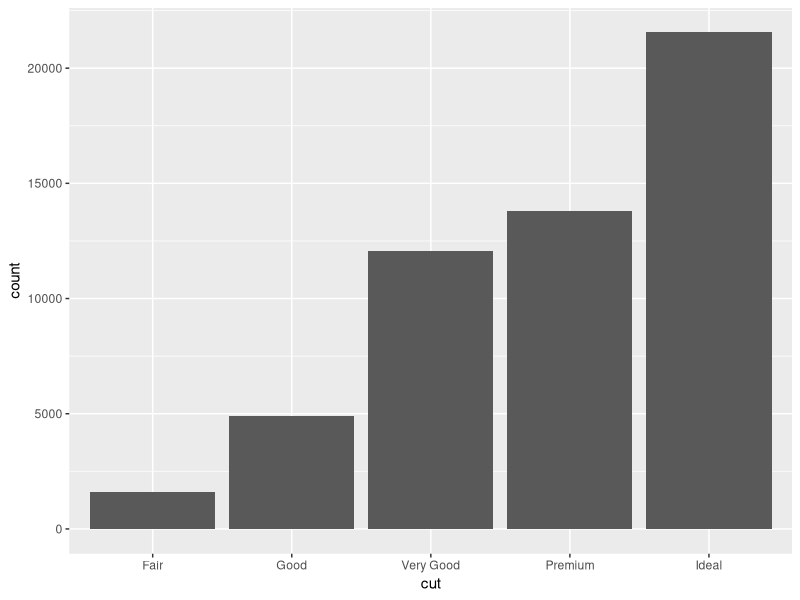
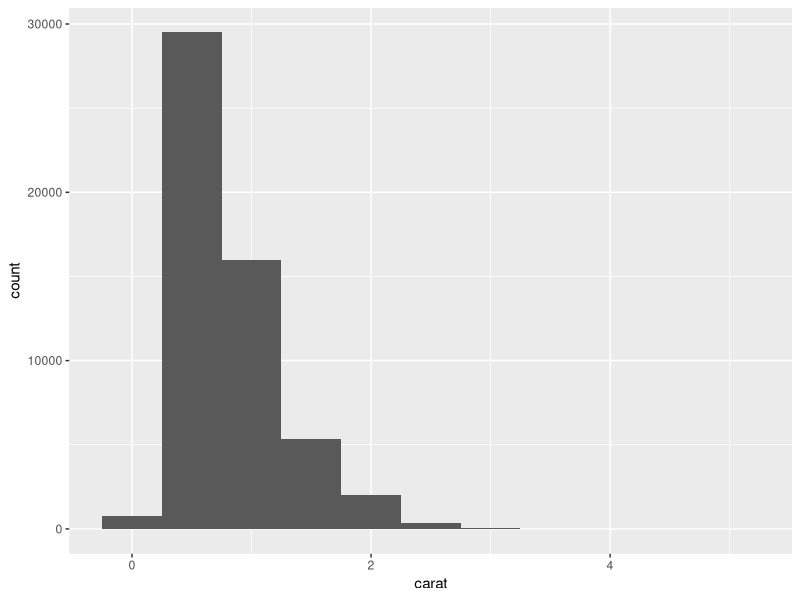
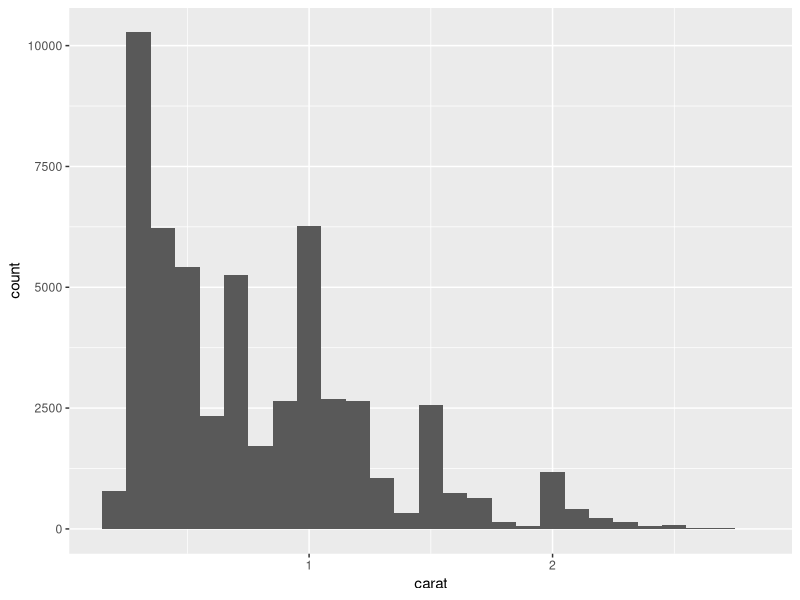
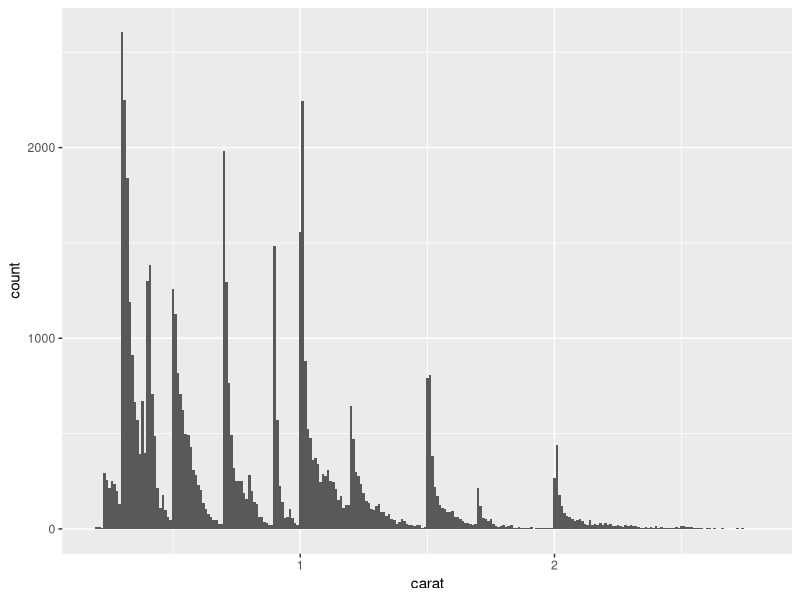
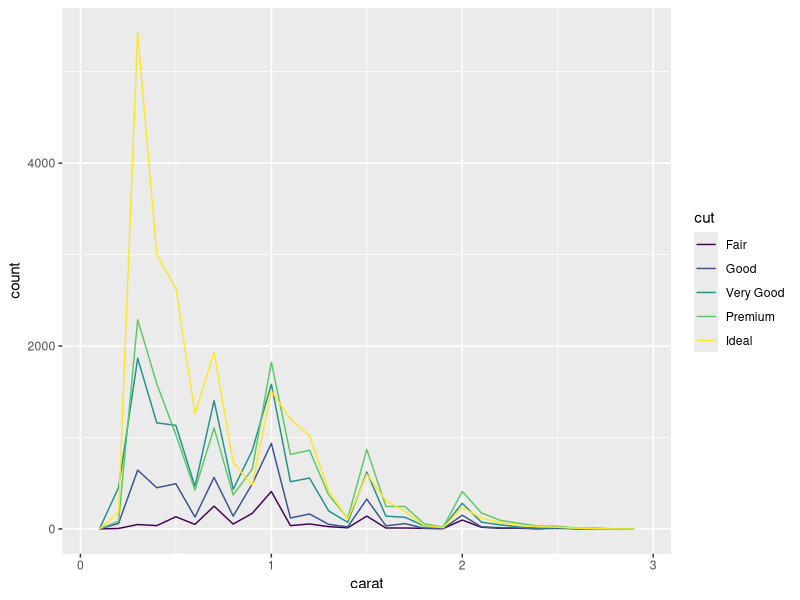
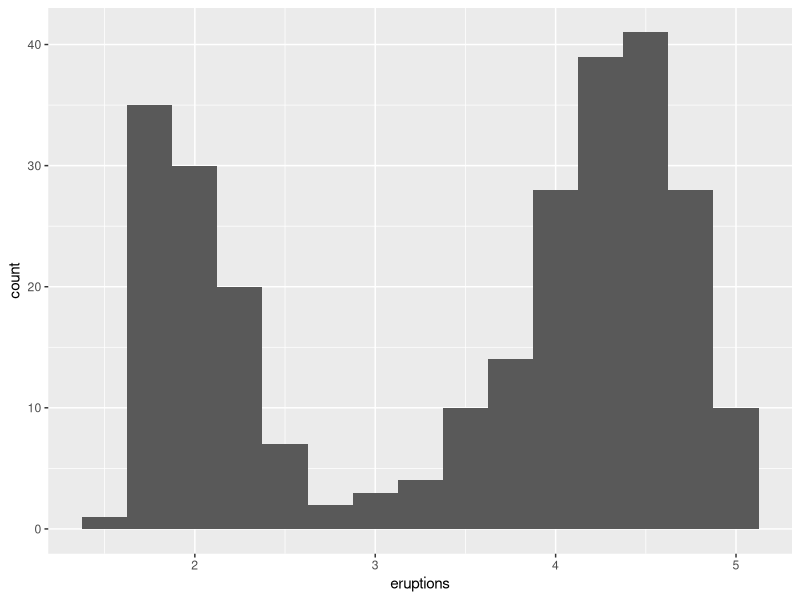
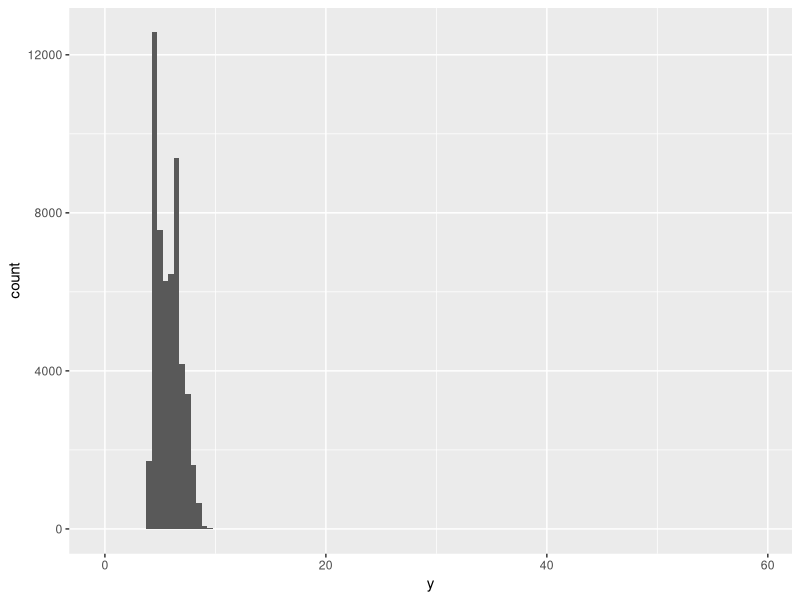
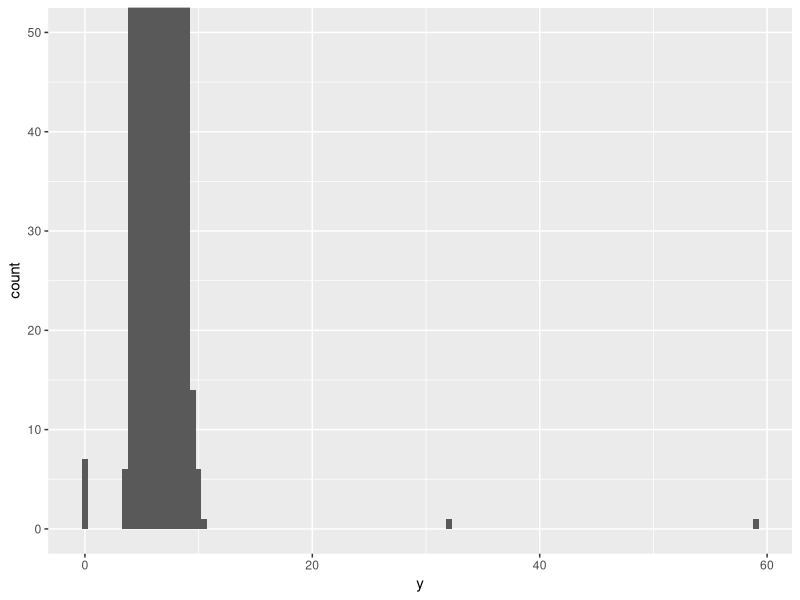

R code for these plots, in order:
###########################
#### CHAPTER FIVE: EDA ####
###########################

library(tidyverse)
library(hexbin)
library(modelr)

#### Variation ####

# To examine the distribution of categorical variables use a bar chart
ggplot(diamonds) +
      geom_bar(aes(cut))

# To get counts
diamonds %>%
      count(cut)

# To examine the distribution of a continuous variable use a histogram
ggplot(diamonds) +
      geom_histogram(aes(carat), binwidth = .5)

# To get values
diamonds %>%
      count(cut_width(carat, 0.5))

#### Typical Values ####

# Should always explore different binwidths
diamonds %>%
      filter(carat < 3) %>%
      ggplot() +
      geom_histogram(aes(carat), binwidth = .1)

diamonds %>%
   filter(carat < 3) %>%
   ggplot() +
   geom_histogram(aes(carat), binwidth = .01)

# When ploting several continous variables, use geom:freqpoly instead of geom_histogram. Same calcultion but displays lines
diamonds %>% 
   filter(carat < 3) %>% 
   ggplot() +
   geom_freqpoly(aes(carat, color = cut), binwidth = .1)

# Faithful gryser eruptions
ggplot(data = faithful) +
   geom_histogram(aes(x = eruptions), binwidth = 0.25)

#### Unusual vlaues ####

# Zoom in the axis with coord_cartesian
ggplot(diamonds) +
   geom_histogram(aes(x = y), binwidth = 0.5)

ggplot(diamonds) +
   geom_histogram(aes(x = y), binwidth = 0.5) +
   coord_cartesian(ylim = c(0, 50))

# Find the outliers
unsual <- diamonds %>% 
   filter(y < 3 | y > 20) %>% 
   arrange(y)
unsual

#### ----------------------------------- EXERCISES ---------------------------------- ####

## 1) Explore x, y and z in diamonds
diamonds %>% 
   select(x, y, z) %>% 
   gather(key = key, value = value) %>% 
   ggplot() +
   geom_density(aes(value, y = ..density.., color = key)) +
   facet_wrap(~key, scales = "free_x")

diamonds %>% 
   select(x, y, z) %>% 
   gather(key = key, value = value) %>% 
   filter(value < 20) %>% 
   ggplot() +
   geom_boxplot(aes(x = key, y = value))
   
## 2) price
diamonds %>% 
   ggplot() +
   geom_histogram(aes(price), binwidth = 200)
## 3) carat
filter(diamonds, carat == 0.99)
filter(diamonds, carat == 1.00)

## 4)

#----------------------------------------------------------------------------------------#

#### Missing Values ####


#### Covariation ####

### One categorical and one continuous variable 

## Frequency Polygons

# Can't compare variation because counts vary too much
ggplot(data = diamonds, mapping = aes(x = price)) +
   geom_freqpoly(mapping = aes(color = cut), binwidth = 500)

ggplot(diamonds) +
   geom_bar(mapping = aes(x = cut))

# Use y = ..density.. instead of ..count.. (the default) for those cases
ggplot(data = diamonds, mapping = aes(x = price, y = ..density..)) +
   geom_freqpoly(mapping = aes(color = cut), binwidth = 500)

## Boxplots
ggplot(data = diamonds, mapping = aes(x = cut, y = price)) +
   geom_boxplot()

# Unordered factor
ggplot(data = mpg, mapping = aes(x = class, y = hwy)) +
   geom_boxplot()

# Ordered factor
ggplot(data = mpg) +
   geom_boxplot(mapping = aes(x = reorder(class, hwy, FUN = median), y = hwy))

# Flip coords
ggplot(data = mpg) +
   geom_boxplot(mapping = aes(x = reorder(class, hwy, FUN = median), y = hwy)) +
   coord_flip()

### Two categorical variables

## Counts
ggplot(data = diamonds) +
   geom_count(mapping = aes(x = cut, y = color))

## Tiles
diamonds %>% 
   count(color, cut) %>% 
   ggplot() +
   geom_tile(aes(x = color, y = cut, fill = n))

### Two continuous variables

## Scatter-plots
ggplot(data = diamonds) +
   geom_point(mapping = aes(x = carat, y = price))

ggplot(data = diamonds) +
   geom_point(mapping = aes(x = carat, y = price), alpha = 1 / 100)

## bin2d and hex bin
smaller <- diamonds %>%
   filter(carat < 3)
ggplot(data = smaller) +
   geom_bin2d(mapping = aes(x = carat, y = price))

ggplot(data = smaller) +
   geom_hex(mapping = aes(x = carat, y = price))

## Bin one variabale and use categorical-continuous approach
ggplot(data = smaller, mapping = aes(x = carat, y = price)) +
   geom_boxplot(mapping = aes(group = cut_width(carat, 0.1)))

ggplot(data = smaller, mapping = aes(x = carat, y = price)) +
   geom_boxplot(mapping = aes(group = cut_width(carat, 0.1)), varwidth = TRUE)

ggplot(data = smaller, mapping = aes(x = carat, y = price)) +
   geom_boxplot(mapping = aes(group = cut_number(carat, 20)))

#### Patterns ####

ggplot(data = faithful) +
   geom_point(mapping = aes(x = eruptions, y = waiting))

mod <- lm(log(price) ~ log(carat), data = diamonds)

diamonds2 <- diamonds %>%
   add_residuals(mod) %>%
   mutate(resid = exp(resid))

ggplot(data = diamonds2) +
   geom_point(mapping = aes(x = carat, y = resid))

ggplot(data = diamonds2) +
   geom_boxplot(mapping = aes(x = cut, y = resid))


################################
#### FIN DE LA PROGRAMACIÓN ####
################################